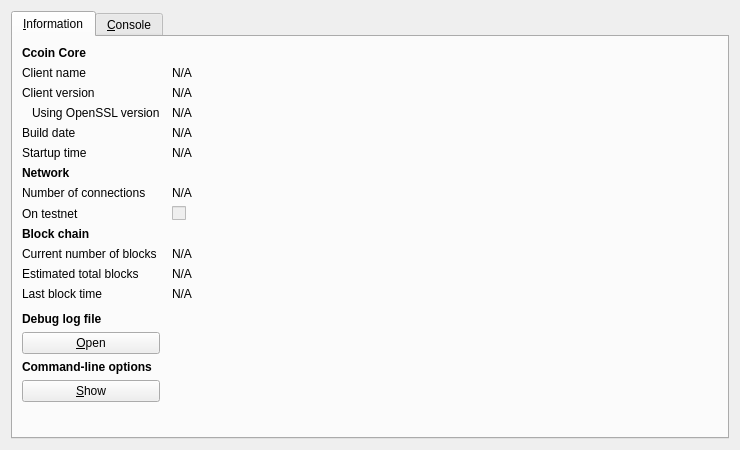
<?xml version="1.0" encoding="UTF-8"?>
<ui version="4.0">
 <class>RPCConsole</class>
 <widget class="QDialog" name="RPCConsole">
  <property name="geometry">
   <rect>
    <x>0</x>
    <y>0</y>
    <width>740</width>
    <height>450</height>
   </rect>
  </property>
  <property name="windowTitle">
   <string>Ccoin - Debug window</string>
  </property>
  <layout class="QVBoxLayout" name="verticalLayout_2">
   <item>
    <widget class="QTabWidget" name="tabWidget">
     <property name="currentIndex">
      <number>0</number>
     </property>
     <widget class="QWidget" name="tab_info">
      <attribute name="title">
       <string>&amp;Information</string>
      </attribute>
      <layout class="QGridLayout" name="gridLayout" columnstretch="0,1">
       <property name="horizontalSpacing">
        <number>12</number>
       </property>
       <item row="0" column="0">
        <widget class="QLabel" name="label_9">
         <property name="font">
          <font>
           <weight>75</weight>
           <bold>true</bold>
          </font>
         </property>
         <property name="text">
          <string>Ccoin Core</string>
         </property>
        </widget>
       </item>
       <item row="1" column="0">
        <widget class="QLabel" name="label_5">
         <property name="text">
          <string>Client name</string>
         </property>
        </widget>
       </item>
       <item row="1" column="1">
        <widget class="QLabel" name="clientName">
         <property name="cursor">
          <cursorShape>IBeamCursor</cursorShape>
         </property>
         <property name="text">
          <string>N/A</string>
         </property>
         <property name="textFormat">
          <enum>Qt::PlainText</enum>
         </property>
         <property name="textInteractionFlags">
          <set>Qt::LinksAccessibleByMouse|Qt::TextSelectableByKeyboard|Qt::TextSelectableByMouse</set>
         </property>
        </widget>
       </item>
       <item row="2" column="0">
        <widget class="QLabel" name="label_6">
         <property name="text">
          <string>Client version</string>
         </property>
        </widget>
       </item>
       <item row="2" column="1">
        <widget class="QLabel" name="clientVersion">
         <property name="cursor">
          <cursorShape>IBeamCursor</cursorShape>
         </property>
         <property name="text">
          <string>N/A</string>
         </property>
         <property name="textFormat">
          <enum>Qt::PlainText</enum>
         </property>
         <property name="textInteractionFlags">
          <set>Qt::LinksAccessibleByMouse|Qt::TextSelectableByKeyboard|Qt::TextSelectableByMouse</set>
         </property>
        </widget>
       </item>
       <item row="3" column="0">
        <widget class="QLabel" name="label_14">
         <property name="text">
          <string>Using OpenSSL version</string>
         </property>
         <property name="indent">
          <number>10</number>
         </property>
        </widget>
       </item>
       <item row="3" column="1">
        <widget class="QLabel" name="openSSLVersion">
         <property name="cursor">
          <cursorShape>IBeamCursor</cursorShape>
         </property>
         <property name="text">
          <string>N/A</string>
         </property>
         <property name="textFormat">
          <enum>Qt::PlainText</enum>
         </property>
         <property name="textInteractionFlags">
          <set>Qt::LinksAccessibleByMouse|Qt::TextSelectableByKeyboard|Qt::TextSelectableByMouse</set>
         </property>
        </widget>
       </item>
       <item row="4" column="0">
        <widget class="QLabel" name="label_12">
         <property name="text">
          <string>Build date</string>
         </property>
        </widget>
       </item>
       <item row="4" column="1">
        <widget class="QLabel" name="buildDate">
         <property name="cursor">
          <cursorShape>IBeamCursor</cursorShape>
         </property>
         <property name="text">
          <string>N/A</string>
         </property>
         <property name="textFormat">
          <enum>Qt::PlainText</enum>
         </property>
         <property name="textInteractionFlags">
          <set>Qt::LinksAccessibleByMouse|Qt::TextSelectableByKeyboard|Qt::TextSelectableByMouse</set>
         </property>
        </widget>
       </item>
       <item row="5" column="0">
        <widget class="QLabel" name="label_13">
         <property name="text">
          <string>Startup time</string>
         </property>
        </widget>
       </item>
       <item row="5" column="1">
        <widget class="QLabel" name="startupTime">
         <property name="cursor">
          <cursorShape>IBeamCursor</cursorShape>
         </property>
         <property name="text">
          <string>N/A</string>
         </property>
         <property name="textFormat">
          <enum>Qt::PlainText</enum>
         </property>
         <property name="textInteractionFlags">
          <set>Qt::LinksAccessibleByMouse|Qt::TextSelectableByKeyboard|Qt::TextSelectableByMouse</set>
         </property>
        </widget>
       </item>
       <item row="6" column="0">
        <widget class="QLabel" name="label_11">
         <property name="font">
          <font>
           <weight>75</weight>
           <bold>true</bold>
          </font>
         </property>
         <property name="text">
          <string>Network</string>
         </property>
        </widget>
       </item>
       <item row="7" column="0">
        <widget class="QLabel" name="label_7">
         <property name="text">
          <string>Number of connections</string>
         </property>
        </widget>
       </item>
       <item row="7" column="1">
        <widget class="QLabel" name="numberOfConnections">
         <property name="cursor">
          <cursorShape>IBeamCursor</cursorShape>
         </property>
         <property name="text">
          <string>N/A</string>
         </property>
         <property name="textFormat">
          <enum>Qt::PlainText</enum>
         </property>
         <property name="textInteractionFlags">
          <set>Qt::LinksAccessibleByMouse|Qt::TextSelectableByKeyboard|Qt::TextSelectableByMouse</set>
         </property>
        </widget>
       </item>
       <item row="8" column="0">
        <widget class="QLabel" name="label_8">
         <property name="text">
          <string>On testnet</string>
         </property>
        </widget>
       </item>
       <item row="8" column="1">
        <widget class="QCheckBox" name="isTestNet">
         <property name="enabled">
          <bool>false</bool>
         </property>
         <property name="text">
          <string/>
         </property>
        </widget>
       </item>
       <item row="9" column="0">
        <widget class="QLabel" name="label_10">
         <property name="font">
          <font>
           <weight>75</weight>
           <bold>true</bold>
          </font>
         </property>
         <property name="text">
          <string>Block chain</string>
         </property>
        </widget>
       </item>
       <item row="10" column="0">
        <widget class="QLabel" name="label_3">
         <property name="text">
          <string>Current number of blocks</string>
         </property>
        </widget>
       </item>
       <item row="10" column="1">
        <widget class="QLabel" name="numberOfBlocks">
         <property name="cursor">
          <cursorShape>IBeamCursor</cursorShape>
         </property>
         <property name="text">
          <string>N/A</string>
         </property>
         <property name="textFormat">
          <enum>Qt::PlainText</enum>
         </property>
         <property name="textInteractionFlags">
          <set>Qt::LinksAccessibleByMouse|Qt::TextSelectableByKeyboard|Qt::TextSelectableByMouse</set>
         </property>
        </widget>
       </item>
       <item row="11" column="0">
        <widget class="QLabel" name="label_4">
         <property name="text">
          <string>Estimated total blocks</string>
         </property>
        </widget>
       </item>
       <item row="11" column="1">
        <widget class="QLabel" name="totalBlocks">
         <property name="cursor">
          <cursorShape>IBeamCursor</cursorShape>
         </property>
         <property name="text">
          <string>N/A</string>
         </property>
         <property name="textFormat">
          <enum>Qt::PlainText</enum>
         </property>
         <property name="textInteractionFlags">
          <set>Qt::LinksAccessibleByMouse|Qt::TextSelectableByKeyboard|Qt::TextSelectableByMouse</set>
         </property>
        </widget>
       </item>
       <item row="12" column="0">
        <widget class="QLabel" name="label_2">
         <property name="text">
          <string>Last block time</string>
         </property>
        </widget>
       </item>
       <item row="12" column="1">
        <widget class="QLabel" name="lastBlockTime">
         <property name="cursor">
          <cursorShape>IBeamCursor</cursorShape>
         </property>
         <property name="text">
          <string>N/A</string>
         </property>
         <property name="textFormat">
          <enum>Qt::PlainText</enum>
         </property>
         <property name="textInteractionFlags">
          <set>Qt::LinksAccessibleByMouse|Qt::TextSelectableByKeyboard|Qt::TextSelectableByMouse</set>
         </property>
        </widget>
       </item>
       <item row="13" column="0">
        <spacer name="verticalSpacer_2">
         <property name="orientation">
          <enum>Qt::Vertical</enum>
         </property>
         <property name="sizeHint" stdset="0">
          <size>
           <width>20</width>
           <height>20</height>
          </size>
         </property>
        </spacer>
       </item>
       <item row="14" column="0">
        <widget class="QLabel" name="labelDebugLogfile">
         <property name="font">
          <font>
           <weight>75</weight>
           <bold>true</bold>
          </font>
         </property>
         <property name="text">
          <string>Debug log file</string>
         </property>
        </widget>
       </item>
       <item row="15" column="0">
        <widget class="QPushButton" name="openDebugLogfileButton">
         <property name="toolTip">
          <string>Open the Ccoin debug log file from the current data directory. This can take a few seconds for large log files.</string>
         </property>
         <property name="text">
          <string>&amp;Open</string>
         </property>
         <property name="autoDefault">
          <bool>false</bool>
         </property>
        </widget>
       </item>
       <item row="16" column="0">
        <widget class="QLabel" name="labelCLOptions">
         <property name="font">
          <font>
           <weight>75</weight>
           <bold>true</bold>
          </font>
         </property>
         <property name="text">
          <string>Command-line options</string>
         </property>
        </widget>
       </item>
       <item row="17" column="0">
        <widget class="QPushButton" name="showCLOptionsButton">
         <property name="toolTip">
          <string>Show the Ccoin-Qt help message to get a list with possible Ccoin command-line options.</string>
         </property>
         <property name="text">
          <string>&amp;Show</string>
         </property>
         <property name="autoDefault">
          <bool>false</bool>
         </property>
        </widget>
       </item>
       <item row="18" column="0">
        <spacer name="verticalSpacer">
         <property name="orientation">
          <enum>Qt::Vertical</enum>
         </property>
         <property name="sizeHint" stdset="0">
          <size>
           <width>20</width>
           <height>40</height>
          </size>
         </property>
        </spacer>
       </item>
      </layout>
     </widget>
     <widget class="QWidget" name="tab_console">
      <attribute name="title">
       <string>&amp;Console</string>
      </attribute>
      <layout class="QVBoxLayout" name="verticalLayout_3">
       <property name="spacing">
        <number>3</number>
       </property>
       <item>
        <widget class="QTextEdit" name="messagesWidget">
         <property name="minimumSize">
          <size>
           <width>0</width>
           <height>100</height>
          </size>
         </property>
         <property name="readOnly">
          <bool>true</bool>
         </property>
         <property name="tabKeyNavigation" stdset="0">
          <bool>false</bool>
         </property>
         <property name="columnCount" stdset="0">
          <number>2</number>
         </property>
        </widget>
       </item>
       <item>
        <layout class="QHBoxLayout" name="horizontalLayout">
         <property name="spacing">
          <number>3</number>
         </property>
         <item>
          <widget class="QLabel" name="label">
           <property name="text">
            <string notr="true">&gt;</string>
           </property>
          </widget>
         </item>
         <item>
          <widget class="QLineEdit" name="lineEdit"/>
         </item>
         <item>
          <widget class="QPushButton" name="clearButton">
           <property name="maximumSize">
            <size>
             <width>24</width>
             <height>24</height>
            </size>
           </property>
           <property name="toolTip">
            <string>Clear console</string>
           </property>
           <property name="text">
            <string/>
           </property>
           <property name="icon">
            <iconset resource="../bitcoin.qrc">
             <normaloff>:/icons/remove</normaloff>:/icons/remove</iconset>
           </property>
           <property name="shortcut">
            <string notr="true">Ctrl+L</string>
           </property>
           <property name="autoDefault">
            <bool>false</bool>
           </property>
          </widget>
         </item>
        </layout>
       </item>
      </layout>
     </widget>
    </widget>
   </item>
  </layout>
 </widget>
 <resources>
  <include location="../bitcoin.qrc"/>
 </resources>
 <connections/>
</ui>
